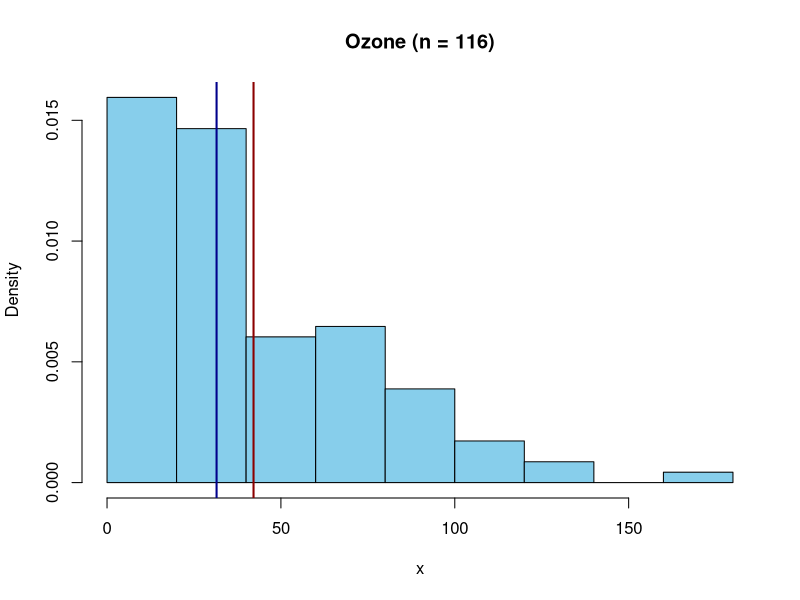
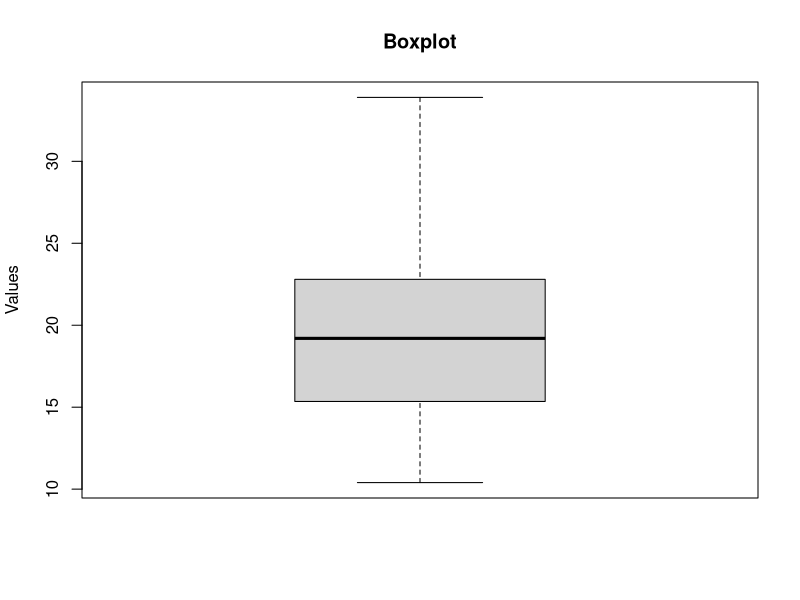
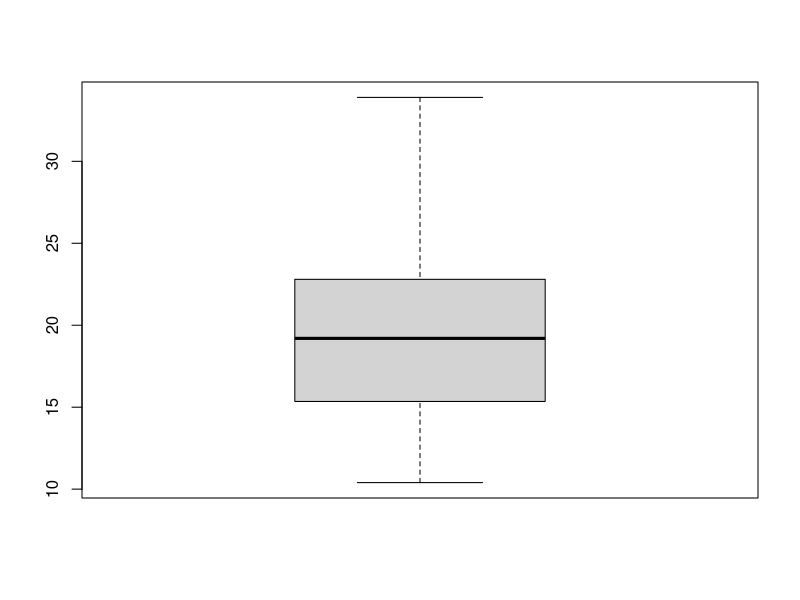
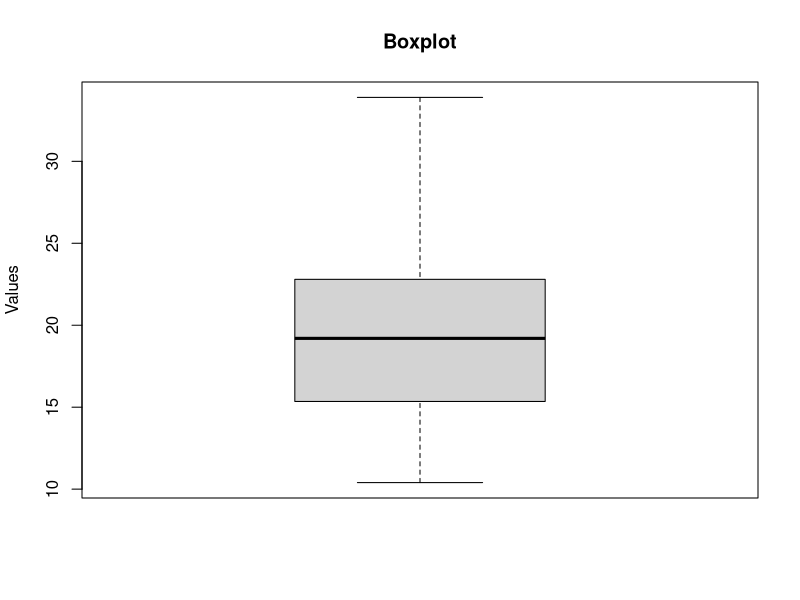

R code for these plots, in order: (Note: this script raises an error after producing the figures.)
#::::::::::::::::::::::::::::::::::::::::::::::::::::::::::::::::::::::::::::
#
# Functions II
# 
#::::::::::::::::::::::::::::::::::::::::::::::::::::::::::::::::::::::::::::




# Exercises
#===========================================================


# 1. Write a function that computes the following statistics for a numeric 
#    vector: (1) the sum of NAs, (2) the median, (3) the number of unique values.
#    include a second argument na.rm with default TRUE, to make sure that 
#    the median is computed (without NA values).
#    test your function using the mtcars data.


data("mtcars")

computeDescriptives <- function(x, na.rm = TRUE) {
  c(sumNAs = sum(is.na(x)),
    median = median(x, na.rm = na.rm),
    uniqueValues = length(unique(x)))
}

computeDescriptives(mtcars$mpg)


# 2. Consider the drop_NA()-function from the previous exercises.
#    Add a side-effect to the function: inform the user of
#    how many NA values were dropped. 
#    Add a "message" argument with default FALSE, so that 
#    users can also choose whether to get the information.


drop_NA <- function(x, message = TRUE){
  is_NA <- is.na(x)
  if(message) message(sum(is_NA), " NA-values were dropped.")
  out <- structure(x[!is_NA], 
                   original_length = length(x),
                   which_NA = which(is_NA))
}

Ozone_noNA <- drop_NA(airquality$Ozone) 
Ozone_noNA
Ozone_noNA <- drop_NA(airquality$Ozone, message = FALSE) 
Ozone_noNA


# 3. Consider the get_info()-function from above. Include
#    a "na.rm" argument with a sensible default. 
#    when na.rm = TRUE, the function should:
#       - remove NA values before computing the statistics
#       - inform the user how many NA values were removed
#       - make sure users can choose not to get this information
#    TIP: make use of the function you wrote for exerise 2.

get_info <- function(x, na.rm = TRUE, message = FALSE){
  if(na.rm) x <- drop_NA(x, message = message)
  mean_x <- mean(x)
  median_x <- median(x)
  n_obs_x <- length(x)
  range_x <- range(x)
  return(list(mean = mean_x, median = median_x, 
              n_obs = n_obs_x, range = range_x))
}

get_info(airquality$Ozone)
get_info(airquality$Ozone, message = TRUE)
get_info(airquality$Ozone, na.rm = FALSE)



# 4. Consider the hist2()-function from the examples. Think about which 
#    arguments you could add, whether they would get default value, and 
#    what the default value could be.
#    Implement these arguments and the default values. Test the flexibility
#    and make sure it is still easy to use.
#    In addition, made sure you can choose to remove the NA values

hist2 <- function(x, na.rm = TRUE, title = "My Variable", col = "skyblue",
                  line_col = c("darkred", "darkblue")){
  info <- get_info(x, na.rm = na.rm)
  mean_median <- as.numeric(info[c("mean", "median")])
  hist(x, 
       main = paste0(title, " (n = ", info$n_obs, ")"),
       col = col, 
       freq = FALSE)
  abline(v = mean_median, 
         col = line_col, 
         lwd = 2)
  text(mean_median, 
       y = c(.1, .09),
       labels = paste(c("Mean", "Median"), 
                      round(mean_median, 2), 
                      sep = " = "),
       col = line_col,
       pos = 4)
}

hist2(airquality$Ozone, title = "Ozone")

# 5. Write a function that takes a numeric variable as input and creates a 
#    boxplot as output. How does R provide default values for the main 
#    title and axis labels. Would you choose the same?
#    Give sensible default values to the main title and axis labels.
create_boxplot <- function(x, main = "Boxplot", xlab = NULL, ylab = "Values") {
  boxplot(x, main = main, xlab = xlab, ylab = ylab)
}
create_boxplot(mtcars$mpg)
boxplot(mtcars$mpg)


# 6. Implement 'input checks' for your boxplot function. The function should throw
#    an error, if the input is not a single numeric vector.
# If the vector contains missing values, the function should throw a warning.
create_boxplot2 <- function(x, main = "Boxplot", xlab = NULL, ylab = "Values") {
  if(!is.numeric(x)) stop("'x' must be a numeric vector.")
  if(any(is.na(x))) warning("'x' contains missing values.")
  boxplot(x, main = main, xlab = xlab, ylab = ylab)
}
create_boxplot2(mtcars$mpg)
create_boxplot2(mtcars)
create_boxplot2(c(mtcars$mpg, NA))


# 7. Write a function that creates either a histogram or a bar chart for a 
#    variable, depending on the input:
#      + character/factor -> bar chart using table()
#      + numeric -> histogram

create_graph <- function(x) {
  if(is.character(x) || is.factor(x)) return(barplot(table(x)))
  else if(is.numeric(x)) return(hist2(x))
  else stop("No suitable input supplied.")
}

create_graph(1:5)
create_graph(c("a", "b", "c"))
create_graph(mtcars$mpg)
create_graph(iris$Species)

